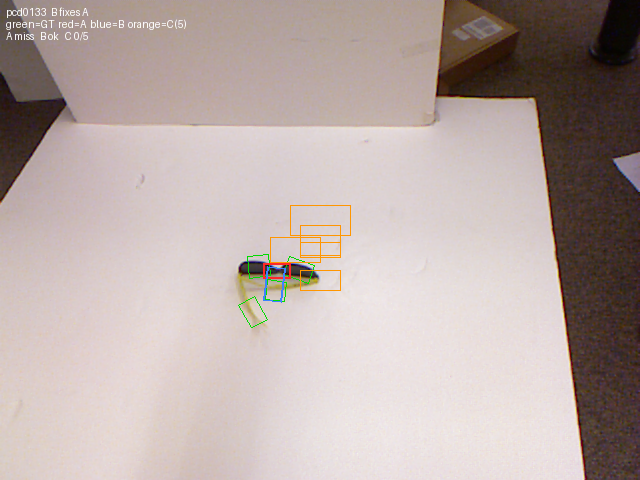
#> input picture data/interim/comparison_sheets/compare_0133.png, 640 x 480 px
$ python -i cornell_object_grouping.py   (imports and definitions only)
#> lines starting #> are read from the running program, lines starting #| are printed output that depends on the picture; after the words box and inside, x2 and y2 are one past the last pixel; in counts of white or black regions, pixels touching at a corner belong together
"""Recover physical-object groupings for the Cornell Grasping Dataset.

WHY THIS EXISTS
---------------
Section 5.1 of the project spec requires an object-wise train/val/test
split (the same physical object must never appear in two splits). The
Cornell Grasping Dataset ships no object-ID metadata: the original
readme documents only images, point clouds, grasp rectangles, background
plates and a backgroundMapping.txt (which our Kaggle mirror does not
include, and which would not identify objects anyway since only 11
background plates are reused across all 885 images). Widely used public
implementations (ggcnn, GR-ConvNet, tnikolla/robot-grasp-detection) all
split image-wise and simply do not implement the object-wise split.

Images of one physical object were shot in a consecutive run of pcd
numbers, so recovering the grouping means deciding, for each of the 884
consecutive image pairs, whether it is the same object or a new one.

APPROACH: TRIAGE, NOT AUTOMATION
--------------------------------
An earlier attempt scored boundaries by whole-image pixel difference.
That was conclusively disproven: because the dataset deliberately varies
object *orientation* between shots, a same-object rotation produces a
larger pixel difference than many genuine object changes. The
same-object and different-object distributions overlapped completely,
so no threshold could separate them.

This script instead:
  1. Segments the object using scene geometry (see `segment`), giving
     rotation-invariant descriptors (colour histogram, area).
  2. Scores every boundary and reports a CONFIDENCE, not a verdict.
  3. Auto-accepts only high-confidence decisions, and routes everything
     ambiguous to human review.

THE THRESHOLDS ARE DELIBERATELY ASYMMETRIC
------------------------------------------
The two error directions are not equally costly:

  * Wrongly MERGING two objects is harmless for the split's validity.
    The merged group still goes entirely into one split, so no object
    leaks across splits. It only costs a little object diversity.
  * Wrongly SPLITTING one object is dangerous. Its images can then land
    in different splits, which is exactly the silent accuracy inflation
    the spec warns about in sections 5.1 and 8.

So SAME_THRESHOLD can be permissive, while DIFF_THRESHOLD is set well
below the lowest score of any pair that manual inspection showed to be
the same object. Everything between them is reviewed by hand.

Usage:
    python scripts/cornell_object_grouping.py

Outputs:
    data/interim/descriptors.npz         cached per-image descriptors
    data/interim/boundary_decisions.csv  per-boundary score + decision
    data/interim/review_sheets/*.png     side-by-side pairs needing review
"""

import csv
import re
from pathlib import Path

import numpy as np
from PIL import Image, ImageDraw
from scipy import ndimage

RAW_DIR = Path("data/raw/cornell_grasp")
INTERIM = Path("data/interim")
SHEETS = INTERIM / "review_sheets"

# Working resolution for segmentation/descriptors. Full res is not needed
# to decide object identity and is ~6x slower.
SIZE = (320, 240)  # (width, height)

# Platform detection: the objects sit on a bright, near-neutral platform.
PLATFORM_MIN_LUMA = 140
PLATFORM_MAX_SAT = 0.30
MIN_OBJECT_PIXELS = 20

# Confidence thresholds on the boundary score (see module docstring for
# why these are asymmetric). Calibrated against manually verified pairs:
# every verified different-object pair scored <= 0.157, while pairs that
# inspection showed were the same object went as low as 0.220. 0.15 sits
# below that overlap, so an auto-DIFFERENT call is safe. 0.42 is the
# lowest score among verified same-object pairs.
DIFF_THRESHOLD = 0.15   # below this: confidently a new object
SAME_THRESHOLD = 0.42   # above this: confidently the same object

PAIRS_PER_SHEET = 10
CROP_PX = 300


# [7 lines left out: function find_images, not called in this run]


def load(path):
    return np.asarray(Image.open(path).convert("RGB").resize(SIZE), dtype=np.float32)


def segment(img):
    """Isolate the object using scene geometry.

    The object rests on a large bright platform, so it appears as a hole
    inside the platform region. Finding the platform and filling its
    holes therefore yields the object without needing the background
    plates at all -- which matters, because the plates are misaligned for
    many images and subtracting them latches onto the platform/carpet
    edge instead of the object.

    Returns a boolean mask, or None if no object could be isolated
    (e.g. a pale object that blends into the platform).
    """
    luma = img @ np.array([0.299, 0.587, 0.114])
    mx, mn = img.max(axis=2), img.min(axis=2)
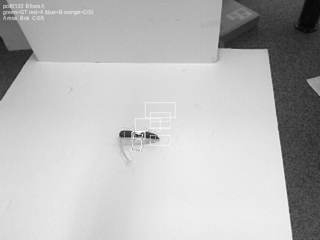
#> mx: shape (240, 320) float32; min 5, max 255, mean 185.2
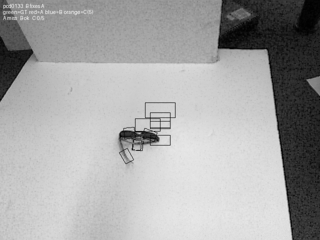
#> mn: shape (240, 320) float32; min 1, max 232, mean 166
    sat = np.where(mx > 0, (mx - mn) / np.maximum(mx, 1), 0)
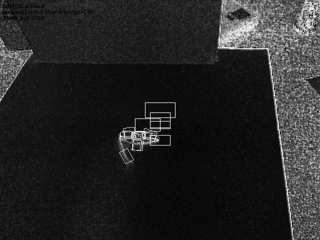
#> sat: shape (240, 320) float32; min 0.00913, max 0.978, mean 0.148

    platform = (luma > PLATFORM_MIN_LUMA) & (sat < PLATFORM_MAX_SAT)
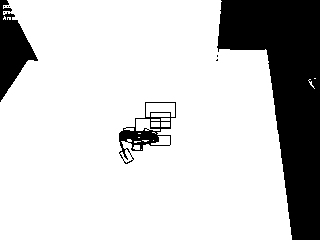
#> platform: shape (240, 320) bool; 79.9% white; 9 black regions (6 under 20 px), largest, box (x1, y1, x2, y2) and area: (217, 0, 320, 240) 12650, (0, 0, 38, 102) 1867, (119, 102, 176, 164) 892
    platform = ndimage.binary_closing(platform, np.ones((3, 3)))
#> platform: shape (240, 320) bool; 79.7% white; 5 black regions (1 under 20 px), largest, box (x1, y1, x2, y2) and area: (0, 0, 320, 240) 15078, (119, 130, 159, 149) 420, (5, 14, 14, 17) 27, (4, 8, 11, 11) 21
    lab, n = ndimage.label(platform)
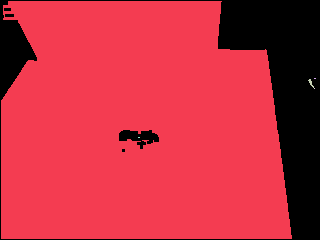
#> lab: shape (240, 320) int32; 6 distinct labels, from 0 to 5; one colour per label, 0 black
#> n = 5
    if n == 0:
        return None
    sizes = ndimage.sum(platform, lab, range(1, n + 1))
#> sizes = [61220, 2, 20, 1, 2]
    platform = lab == int(np.argmax(sizes)) + 1
#> platform: shape (240, 320) bool; 79.7% white; 5 black regions (1 under 20 px), largest, box (x1, y1, x2, y2) and area: (0, 0, 320, 240) 15101, (119, 130, 159, 149) 422, (5, 14, 14, 17) 27, (4, 8, 11, 11) 21

    obj = ndimage.binary_fill_holes(platform) & ~platform
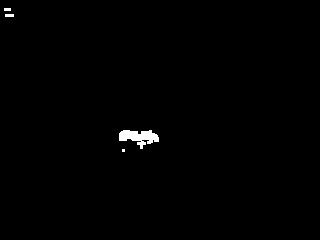
#> obj: shape (240, 320) bool; 0.62% white; 4 white regions (1 under 20 px), largest, box (x1, y1, x2, y2) and area: (119, 130, 159, 149) 422, (5, 14, 14, 17) 27, (4, 8, 11, 11) 21
    lab, n = ndimage.label(obj)
#> lab: shape (240, 320) int32; 5 distinct labels, from 0 to 4
#> n = 4
    if n == 0:
        return None
    sizes = ndimage.sum(obj, lab, range(1, n + 1))
#> sizes = [21, 27, 422, 9]
    if sizes.max() < MIN_OBJECT_PIXELS:
        return None
    return lab == int(np.argmax(sizes)) + 1
#> returned value: shape (240, 320) bool; 0.55% white; 1 white region, box (x1, y1, x2, y2) and area: (119, 130, 159, 149) 422


# [45 lines left out: functions describe, score_boundaries, classify, not called in this run]


def crop_object(path):
    """Crop tightly around the object so a reviewer can actually see it."""
    img = load(path)
    mask = segment(img)
    full = Image.open(path).convert("RGB")
#> full is the input picture: PIL image 640x480 RGB; mean R, G, B 184.9, 170.5, 166.9
    if mask is None:
        return full.resize((CROP_PX, CROP_PX))
    ys, xs = np.where(mask)
#> ys = 422 values from 130 to 148; xs = 422 values, max 158 at index 255, min 119 at index 67, mean 138.5
    cy, cx = (ys.min() + ys.max()) / 2, (xs.min() + xs.max()) / 2
#> cy = 139; cx = 138.5
    half = max(ys.max() - ys.min(), xs.max() - xs.min()) / 2 + 14
#> half = 33.5
    sx, sy = full.width / SIZE[0], full.height / SIZE[1]
#> sx = 2; sy = 2
    box = (int((cx - half) * sx), int((cy - half) * sy),
           int((cx + half) * sx), int((cy + half) * sy))
#> box = (210, 211, 344, 345)
    return full.crop(box).resize((CROP_PX, CROP_PX))
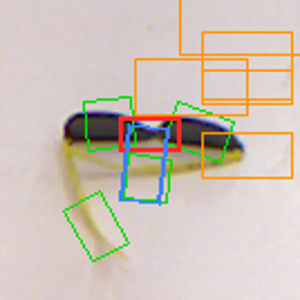
#> returned value: PIL image 300x300 RGB; mean R, G, B 206.6, 194.9, 184.2


# [85 lines left out: functions render_review_sheets, histogram, main, not called in this run]


# [2 lines not run here, left out]

>>> result = crop_object('../data/interim/comparison_sheets/compare_0133.png')

$ run again, on data/interim/system_b_sheets/cnn_0129.png
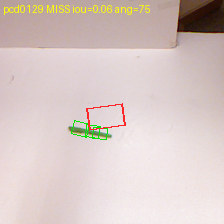
#> input picture data/interim/system_b_sheets/cnn_0129.png, 224 x 224 px
#> in segment, `platform = ndimage.binary_closing(platform, np.ones((3, 3)))`:
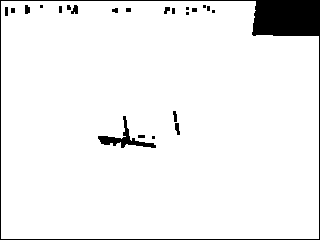
#> platform: shape (240, 320) bool; 94.5% white; 23 black regions (9 under 20 px), largest, box (x1, y1, x2, y2) and area: (0, 0, 320, 240) 3370, (98, 116, 156, 148) 435, (71, 5, 78, 14) 45
#> in segment, `lab, n = ndimage.label(platform)`: n = 1
#> in segment, `sizes = ndimage.sum(platform, lab, range(1, n + 1))`: sizes = [72547]
#> obj: shape (240, 320) bool; 1.1% white; 22 white regions (9 under 20 px), largest, box (x1, y1, x2, y2) and area: (98, 116, 156, 148) 435, (71, 5, 78, 14) 45, (175, 123, 180, 135) 43
#> in segment, `lab, n = ndimage.label(obj)`: n = 22
#> in segment, `sizes = ndimage.sum(obj, lab, range(1, n + 1))`: sizes = 22 values, max 435 at index 18, min 9 at index 1, mean 40.14
#> in crop_object, full is the input picture: PIL image 224x224 RGB; mean R, G, B 215.9, 201, 197.6
#> ys = 435 values from 116 to 147; xs = 435 values, max 155 at index 409, min 98 at index 75, mean 123.7
#> cy = 131.5; cx = 126.5
#> half = 42.5
#> box = (58, 83, 118, 162)
#> in crop_object, `return full.crop(box).resize((CROP_PX, CROP_PX))`:
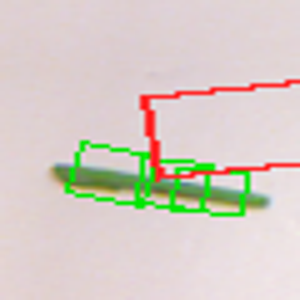
#> returned value: PIL image 300x300 RGB; mean R, G, B 214.6, 205.5, 197.7
